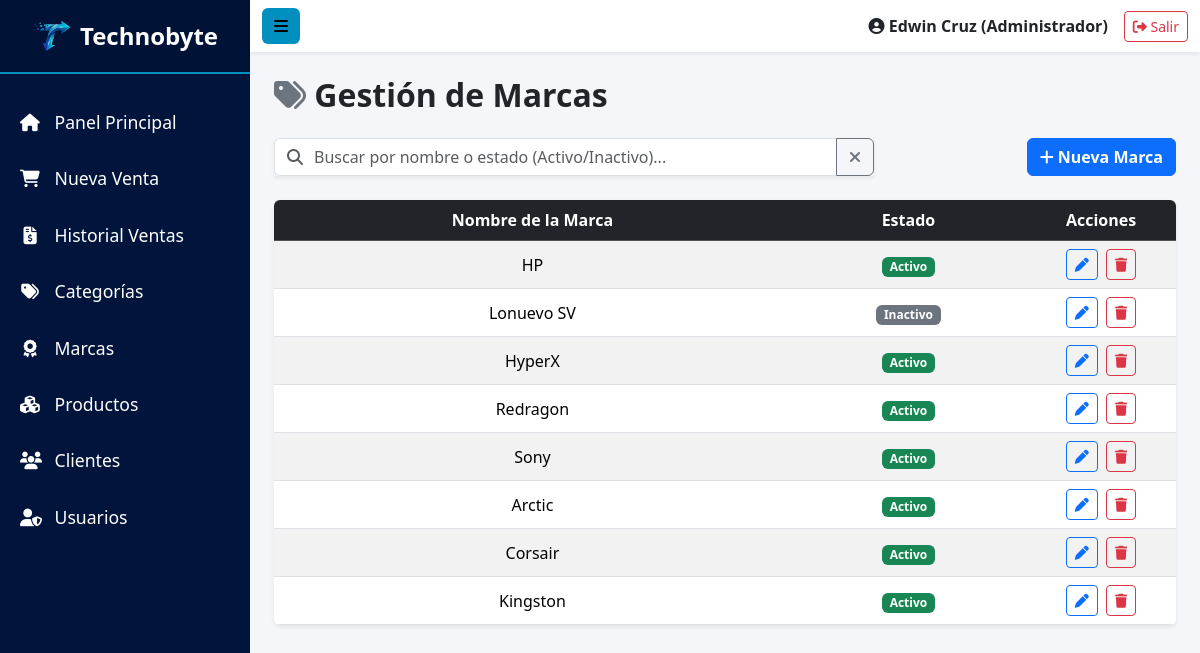
Screenshot of /presentacion/admin/marcas/listar.php (signed in) with the database file from the repository.
### tables this page shows
CREATE TABLE marcas (
    id_marca INT AUTO_INCREMENT PRIMARY KEY,
    nombre_marca VARCHAR(100) NOT NULL UNIQUE,
    estado_marca TINYINT(1) DEFAULT 1,
    eliminado_marca TINYINT(1) DEFAULT 0
);

### config/control_acceso.php (called while the page is built, shortened)
<?php
function tieneRol($roles): bool
{
    return in_array((int) $_SESSION['id_rol'], $roles, true);
}
    ?>

### negocio/MarcaNegocio.php (called while the page is built, shortened)
<?php
require_once dirname(__DIR__) . '/datos/MarcaDatos.php';
class MarcaNegocio
{
    private $marcaDatos;
    public function __construct()
    {
        $this->marcaDatos = new MarcaDatos();
    }
    public function listarMarcas($buscar = '')
    {
        return $this->marcaDatos->listarMarcas($buscar);
    }
}

### datos/MarcaDatos.php (called while the page is built, shortened)
<?php
require_once __DIR__ . '/Conexion.php';
class MarcaDatos
{
    public function listarMarcas($buscar = '')
    {
        $conexion = new Conexion();
        if (!empty($buscar)) {
            $conexion->query = "SELECT id_marca, nombre_marca, estado_marca
                            FROM marcas
                            WHERE eliminado_marca = 0
                            AND (nombre_marca LIKE :buscar OR IF(estado_marca = 1, 'activo', 'inactivo') LIKE :buscar)
                            ORDER BY id_marca DESC";
            return $conexion->get_records([':buscar' => '%' . $buscar . '%']);
        } else {
            $conexion->query = 'SELECT id_marca, nombre_marca, estado_marca
                            FROM marcas
                            WHERE eliminado_marca = 0
                            ORDER BY id_marca DESC';
            return $conexion->get_records();
        }
    }
}

### datos/Conexion.php (called while the page is built, shortened)
<?php
class Conexion
{
    private $server;
    private $user;
    private $password;
    private $database;
    private $charset;
    private $connection;
    public $query;
    public function __construct()
    {
        $this->server   = $_ENV['DB_HOST'];
        $this->user     = $_ENV['DB_USER'];
        $this->password = $_ENV['DB_PASS'];
        $this->database = $_ENV['DB_NAME'];
        $this->charset  = $_ENV['DB_CHARSET'];
    }
    private function create_connection()
    {
        try {
            $dns = "mysql:host={$this->server};dbname={$this->database};charset={$this->charset}";
            $this->connection = new PDO(
                $dns,
                $this->user,
                $this->password
            );
            $this->connection->setAttribute(PDO::ATTR_ERRMODE, PDO::ERRMODE_EXCEPTION);
            $this->connection->setAttribute(PDO::ATTR_DEFAULT_FETCH_MODE, PDO::FETCH_ASSOC);
        } catch (PDOException $e) {
            die('<h3 style="color: tomato; font-family: Arial;">
                    No se puede establecer conexión con la base de datos: ' . $e->getMessage() . '
                </h3>');
        }
        return $this->connection;
    }
    private function close_connection()
    {
        $this->connection = null;
    }
    public function get_records($params = [])
    {
        try {
            $stmt = $this->create_connection()->prepare($this->query);
            $stmt->execute($params);
            $records = $stmt->fetchAll();
            return $records;
        } catch (PDOException $e) {
            die('Error en la consulta: ' . $e->getMessage());
        }
    }
}

### presentacion/admin/marcas/listar.php (the view, shortened to what this page needs)
<?php
require_once __DIR__ . '/../../../config/control_acceso.php';
require_once __DIR__ . '/../../../negocio/MarcaNegocio.php';
$buscar = trim($_GET['buscar_marca'] ?? '');
$marcaNegocio = new MarcaNegocio();
$marcas = $marcaNegocio->listarMarcas($buscar);
function mostrarValor($valor)
{
    return htmlspecialchars($valor ?? '', ENT_QUOTES, 'UTF-8');
}
?>
<!DOCTYPE html>
<html lang="es">
<head>
    <link href="https://cdn.jsdelivr.net/npm/bootstrap@5.3.2/dist/css/bootstrap.min.css" rel="stylesheet">
    <link rel="stylesheet" href="https://cdnjs.cloudflare.com/ajax/libs/font-awesome/6.4.2/css/all.min.css">
    <link rel="stylesheet" href="../../../public/css/style.css?v=<?php echo time(); ?>">
</head>
<body>
    <div class="d-flex">
        <nav id="sidebar">
            <div class="sidebar-header d-flex align-items-center justify-content-center py-3">
                <img src="../../../public/img/logo-nav.svg" alt="Logo" class="img-fluid me-2" style="max-width: 40px;">
                <h4 class="fw-bold mb-0">Technobyte</h4>
            </div>
            <ul class="list-unstyled components">
                <li><a href="../../dashboard.php"><i class="fa-solid fa-house"></i> Panel Principal</a></li>
                <li><a href="../ventas/crear.php"><i class="fa-solid fa-cart-shopping"></i> Nueva Venta</a></li>
                <?php if(tieneRol([ROL_ADMIN, ROL_SUPERVISOR, ROL_VENDEDOR])): ?><li><a href="../ventas/listar.php"><i class="fa-solid fa-file-invoice-dollar"></i> Historial Ventas</a></li><?php endif; ?>
                <?php if(tieneRol([ROL_ADMIN, ROL_SUPERVISOR])): ?><li><a href="../categorias/listar.php"><i class="fa-solid fa-tags"></i> Categorías</a></li><?php endif; ?>
                <?php if(tieneRol([ROL_ADMIN, ROL_SUPERVISOR])): ?><li class="active"><a href="listar.php"><i class="fa-solid fa-award"></i> Marcas</a></li><?php endif; ?>
                <li><a href="../productos/listar.php"><i class="fa-solid fa-cubes"></i> Productos</a></li>
                <li><a href="../clientes/listar.php"><i class="fa-solid fa-users"></i> Clientes</a></li>
                <?php if(tieneRol([ROL_ADMIN])): ?><li><a href="../usuarios/listar.php"><i class="fa-solid fa-user-shield"></i> Usuarios</a></li><?php endif; ?>
            </ul>
        </nav>
        <div id="content">
            <nav class="navbar navbar-expand-lg navbar-light sticky-top bg-white shadow-sm" style="z-index: 1020;">
                <div class="container-fluid">
                    <button type="button" id="sidebarCollapse" class="btn btn-dorado"><i class="fa-solid fa-bars"></i></button>
                    <div class="ms-auto d-flex align-items-center">
                        <span class="me-3 fw-bold">
                            <i class="fa-solid fa-circle-user"></i>
                            <?php
                            $nombreUsr = $_SESSION['nombre'] ?? 'Administrador';
                            $rolUsr = $_SESSION['nombre_rol'] ?? 'Sin rol';
                            echo htmlspecialchars($nombreUsr) . ' (' . htmlspecialchars($rolUsr) . ')';
                            ?>
                        </span>
                        <a href="../../../logout.php" class="btn btn-outline-danger btn-sm"><i class="fa-solid fa-right-from-bracket"></i> Salir</a>
                    </div>
                </div>
            </nav>
            <div class="container-fluid p-4">
                <h2 class="mb-4 text-dark fw-bold"><i class="fa-solid fa-tags text-secondary"></i> Gestión de Marcas</h2>
                <div class="d-flex flex-column flex-md-row justify-content-between gap-3 mb-4">
                    <form action="" method="GET" class="flex-grow-1" style="max-width: 600px;">
                        <div class="input-group shadow-sm">
                            <span class="input-group-text bg-white text-muted border-end-0"><i class="fa-solid fa-magnifying-glass"></i></span>
                            <input type="text" class="form-control border-start-0 ps-0" name="buscar_marca" placeholder="Buscar por nombre o estado (Activo/Inactivo)..." value="<?php echo mostrarValor($buscar); ?>">
                            <button type="button" class="btn btn-outline-secondary btn-reset-search" title="Limpiar búsqueda"><i class="fa-solid fa-xmark"></i></button>
                        </div>
                    </form>
                    <div class="d-grid d-md-block">
                        <a href="crear.php" class="btn btn-primary fw-bold">
                            <i class="fa-solid fa-plus"></i> Nueva Marca
                        </a>
                    </div>
                </div>
                <div class="card shadow-sm border-0">
                    <div class="table-responsive rounded-2">
                        <table class="table table-hover table-striped mb-0 align-middle text-center">
                            <thead class="table-dark">
                                <tr>
                                    <th>Nombre de la Marca</th>
                                    <th>Estado</th>
                                    <th style="width: 150px;">Acciones</th>
                                </tr>
                            </thead>
                            <tbody>
                                <?php if (!empty($marcas)): ?>
                                    <?php foreach ($marcas as $marca): ?>
                                        <tr>
                                            <td><?php echo mostrarValor($marca['nombre_marca']); ?></td>
                                            <td>
                                                <?php if ((int)$marca['estado_marca'] === 1): ?>
                                                    <span class="badge bg-success">Activo</span>
                                                <?php else: ?>
                                                    <span class="badge bg-secondary">Inactivo</span>
                                                <?php endif; ?>
                                            </td>
                                            <td>
                                                <a href="editar.php?id=<?php echo mostrarValor($marca['id_marca']); ?>" class="btn btn-sm btn-outline-primary me-1"><i class="fa-solid fa-pen"></i></a>
                                                <a href="eliminar.php?id=<?php echo mostrarValor($marca['id_marca']); ?>" class="btn btn-sm btn-outline-danger"><i class="fa-solid fa-trash"></i></a>
                                            </td>
                                        </tr>
                                    <?php endforeach; ?>
                                <?php else: ?>
                                    <tr>
                                        <td colspan="3" class="text-center text-muted py-3">No se encontraron registros</td>
                                    </tr>
                                <?php endif; ?>
                            </tbody>
                        </table>
                    </div>
                </div>
            </div>
        </div>
    </div>
    <div class="toast-container position-fixed top-0 end-0 p-3">
    </div>
</body>
</html>

### public/css/style.css (style rules this page uses)
:root { --color-primario: #00143C; --color-secundario: #008fbf; --color-fondo: #f4f6f9; --color-texto-sidebar: #ffffff; }
body { background-color: var(--color-fondo); font-family: 'Segoe UI', Tahoma, Geneva, Verdana, sans-serif; overflow-x: hidden; }
#sidebar { min-width: 250px; max-width: 250px; height: 100vh; background-color: var(--color-primario); color: var(--color-texto-sidebar); transition: all 0.3s; position: fixed; top: 0; left: 0; z-index: 1000; overflow-y: auto; }
#sidebar .sidebar-header { padding: 20px; background: rgba(0, 0, 0, 0.1); border-bottom: 2px solid var(--color-secundario); }
#sidebar ul.components { padding: 20px 0; }
#sidebar ul li a { padding: 15px 20px; font-size: 1.1em; display: block; color: var(--color-texto-sidebar); text-decoration: none; transition: 0.2s; }
#sidebar ul li a i { margin-right: 10px; width: 20px; text-align: center; }
#content { width: calc(100% - 250px); margin-left: 250px; transition: all 0.3s; }
.navbar { background-color: #ffffff; box-shadow: 0 2px 5px rgba(0,0,0,0.05); }
.btn-dorado { background-color: var(--color-secundario); color: #000; font-weight: bold; border: none; }

### rows the page displays
marcas: nombre_marca "HP", estado_marca "Activo"
marcas: nombre_marca "Lonuevo SV", estado_marca "Inactivo"
marcas: nombre_marca "HyperX", estado_marca "Activo"
marcas: nombre_marca "Redragon", estado_marca "Activo"
marcas: nombre_marca "Sony", estado_marca "Activo"
marcas: nombre_marca "Arctic", estado_marca "Activo"
marcas: nombre_marca "Corsair", estado_marca "Activo"
marcas: nombre_marca "Kingston", estado_marca "Activo"

### other values shown
$nombreUsr "Edwin Cruz"
$rolUsr "Administrador"
